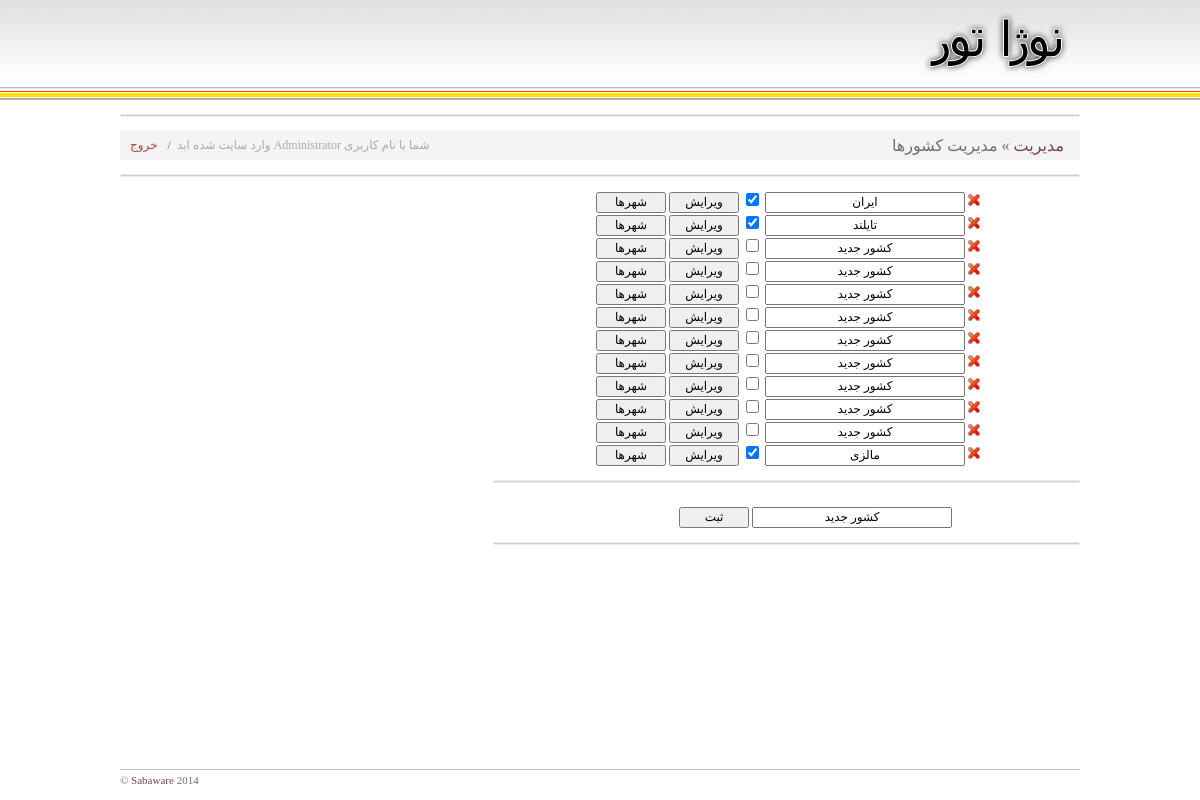
The page /root/?cp=1 (signed in) on the database as committed earlier.
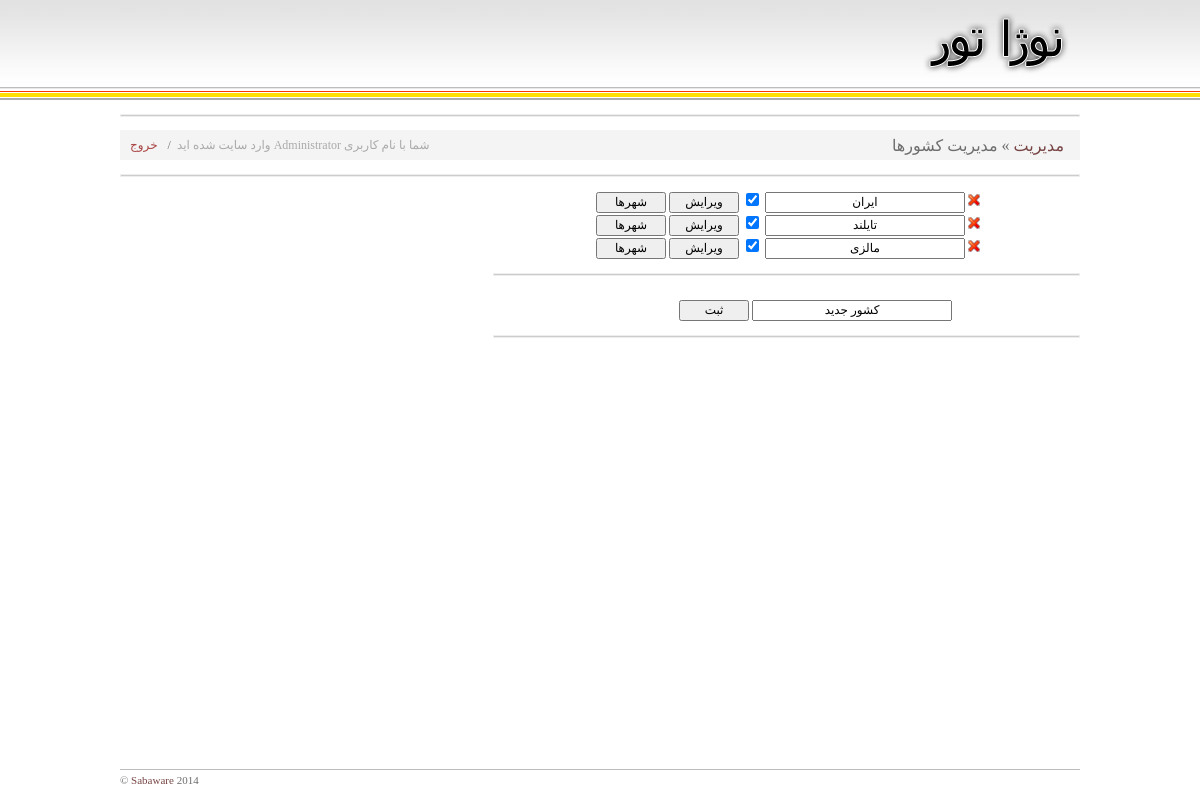
The same page on the database as committed later.
### tables this page shows
CREATE TABLE `tbl_country` (
  `ID` int(11) NOT NULL AUTO_INCREMENT,
  `Name` varchar(50) NOT NULL,
  `userid` int(11) NOT NULL,
  `showinmenu` int(11) NOT NULL,
  PRIMARY KEY (`ID`)
);

### root/inc/_do_login.php (called while the page is built)
<?
function _do_login(){
	if(!$_SESSION['ID']){
		_do_login__form();
		return false;
	} else {
		return true;
	}
}

### root/inc/mysql.php (called while the page is built, shortened)
<?php
function db_connect($S=false){
	if($db= @ mysql_connect($GLOBALS['sqlhost'], $GLOBALS['sqluser'], $GLOBALS['sqlpass']))
	{
		if(@ mysql_select_db($GLOBALS['dtbname']) ){
			return $db;
		}
	}
	return false;
}
function dbq($query=''){
	if($query==''){
		return false;
	} else {
		if(db_connect()){
			if($res = mysql_query($query)){
				return $res;
			} else {
				return false;
			}
		} else {
			return false;
		}
	}
}

### root/inc/_country_city_hotel__country.php (the view, shortened to what this page needs)
<?
function _country_city_hotel__country(){
	echo
	"<table height=100% width=80% align=center dir=rtl border=0 cellspacing=0 cellpadding=0 >
	<tr height=30 ><td colspan=2 ><hr color=#cccccc size=1px style='height:1px; border:1px solid #eee;' ></td></tr>
	<tr height=30 >
		<td bgcolor=#f4f4f4 style='font-size:16px;'>&nbsp; &nbsp; <a style='font-size:16px;' href='./' >مدیریت</a> » مدیریت کشورها</td>
		<td bgcolor=#f4f4f4 align=left ><span style='color:#aaaaaa; cursor:default;'>شما با نام کاربری ".mysql_result(dbq(" SELECT `UserName` FROM `tbl_agency` WHERE `ID`='".$_SESSION['ID']."' LIMIT 1 "),0,0)." وارد سایت شده اید</span><span style='cursor:default;'>&nbsp; /</span><a style='color:#aa4444;font-size:12px;padding:10px;' href=./?do=logout >خروج</a></td>
	</tr>
	<tr height=30 ><td colspan=2 ><hr color=#cccccc size=1px style='height:1px; border:1px solid #eee;' ></td></tr>
	";
	if(!$rs = dbq(" SELECT * FROM `tbl_country` WHERE 1 ORDER BY Name")){
		echo "err - ".__LINE__;
	} else if(mysql_num_rows($rs)==0){
		echo "<tr height=100px ><td align=center >هنوز کشوری ثبت نشده است!</td></tr>";
	} else while($rw = mysql_fetch_assoc($rs)){
		if( ($rw['userid']!=$_SESSION['ID']) and ($_SESSION['ID']!=1) ){
			$dontDisplayControl = "1";
		} else {
			$dontDisplayControl = "";
		}
	echo "
		<tr>
		<td align=right style='padding-right:100px;' >
		<fo".$dontDisplayControl."rm method=post action='./?cp=".$_REQUEST['cp']."&do=edit&ID=".$rw['ID']."' >
		".($dontDisplayControl?"<img src='images/transparent.gif' width=12px height=1px border='none' />":"<a onclick='if(!confirm(\"آیا مایل به حذف این کشور هستید؟\"))return false;' href='./?cp=".$_REQUEST['cp']."&do=remove&ID=".$rw['ID']."' ><img src='images/delete_2.png' border='none' /></a>")."
		<input type=text name=Name value='".$rw['Name']."' >
		".($_SESSION['ID']==1?"<input type=checkbox name=showinmenu ".($rw['showinmenu']==1?"checked":"")." >":"")."
		".($dontDisplayControl?"<img src='images/transparent.gif' width=70px height=1px border='none' />":"<input type=submit value='ویرایش' style='width:70px;' />")."
		<input type=button value='شهرها' style='width:70px;' onclick='location.href=\"./?cp=".$_REQUEST['cp']."&countryID=".$rw['ID']."\"' />
		‌</fo".$dontDisplayControl."rm>
		</td>
		</tr>
		";
	}
	echo "
	<form method=post action='./?cp=".$_REQUEST['cp']."&do=add' style='padding:0px; margin:0px;' >
	<tr height=30 ><td><hr color=#cccccc size=1px style='height:1px; border:1px solid #eee;' ></td></tr>
	<tr>
	<td align=center >
	<img src='images/transparent.gif' width=12 height=12 border='none' />
	<input type=text name=Name value='کشور جدید' onclick='value=\"\"' >
	<input type=submit value='ثبت' style='width:70px;' />
	<img src='images/transparent.gif' width=70 height=25 border='none' />
	</td></tr>
	<tr height=30 ><td><hr color=#cccccc size=1px style='height:1px; border:1px solid #eee;' ></td></tr>
	</form>
	";
	echo "
	<tr height=100% ><td></td></tr>
	</table>";
}

### root/inc/_do_draw_html_start.php (shortened to what this page needs)
<?
function _do_draw_html_start(){
	?>
	<html>
	<head>
		<link rel="stylesheet" href="styles/main.css" type="text/css">
		<link type="text/css" href="modules/jquery.ui.datepicker1.8.14-cc/styles/jquery-ui-1.8.14.css" rel="stylesheet" />
	</head>
	<body>
	<?
}

### root/inc/_do_draw_header.php (shortened to what this page needs)
<?
function _do_draw_header(){
	?>
	<table height="100%" width="100%" cellpadding="0" cellspacing="0" >
	<tr><td>
		<table background="images/header.bg.jpg" cellpadding="0" cellspacing="0" width="100%" height="100px" >
		<tr>
			<td align="center">
				<table height="100%" cellpadding="0" cellspacing="0" style="background-repeat:no-repeat;" width="80%">
				<tr><td align=right >
					<img src="images/logo.png" />
				</td></tr>
				</table>
			</td>
		</tr>
		<tr height="1" bgcolor="white"><td></td></tr>
		<tr height="1" bgcolor="#ff3800"><td></td></tr>
		<tr height="1" bgcolor="white"><td></td></tr>
		<tr height="4" bgcolor="#ffe000"><td></td></tr>
		<tr height="1" bgcolor="white"><td></td></tr>
		<tr height="2" bgcolor="#acacac"><td></td></tr>
		</table>
	</td></tr>
	<tr height="100%"><td valign=top >
	<?
}

### root/index.php (shortened to what this page needs)
<?
_do_draw_html_start();
_do_draw_header();
if(_do_login()){
	_do_draw_panel();
}
_do_draw_footer();
_do_draw_html_end();
?>

### root/inc/_do_draw_panel.php (shortened to what this page needs)
<?
function _do_draw_panel(){
	switch(intval($_REQUEST['cp'])){
		case 1 :
			_country_city_hotel();
			break;
	}
}

### root/inc/_country_city_hotel.php
<?
function _country_city_hotel(){
	if($_REQUEST['cityID']){
		_country_city_hotel__hotel();
	} else if($_REQUEST['countryID']){
		_country_city_hotel__city();
	} else {
		_country_city_hotel__country();
	}
}

### root/inc/_do_draw_footer.php
<?
function _do_draw_footer(){
	?>
	</td></tr>
	<tr><td>
		<center>
		<table cellpadding="0" cellspacing="0" width="80%">
			<tr height="1" bgcolor="#bdbdbd"><td></td></tr>
			<tr height="20"><td align="left" class="tx1">&copy; <a href="http://sabaware.com" target="_blank">Sabaware</a> <?=date("Y")?></td></tr>
			<tr height="10"><td></td></tr>
		</table>
		</center>
	</td></tr>
	</table>
	<?
}

### root/inc/_do_draw_html_end.php
<?
function _do_draw_html_end(){
	?>
	</body>
	</html>
	<?
}

### root/styles/main.css (style rules this page uses)
body { font-size:12px; font-family:tahoma; color:#6d6d6d; padding:0px; margin:0px; }
table,td,tr,th,input,select,div,span,textarea { font-family:tahoma; font-size:12px; }
input { text-align:center; }
input[type=text],input[type=password] { width:200px; }
form { padding:0px; margin:0px; }
a:link { font-size:11px; font-family:tahoma; color:#744; text-decoration:none; }
.tx1 { font-family: tahoma; font-size:11px; }

Rows that differ between the two databases and show on the page:
removed tbl_country: Name "کشور جدید"
removed tbl_country: Name "کشور جدید"
removed tbl_country: Name "کشور جدید"
removed tbl_country: Name "کشور جدید"
removed tbl_country: Name "کشور جدید"
removed tbl_country: Name "کشور جدید"
removed tbl_country: Name "کشور جدید"
removed tbl_country: Name "کشور جدید"
removed tbl_country: Name "کشور جدید"
